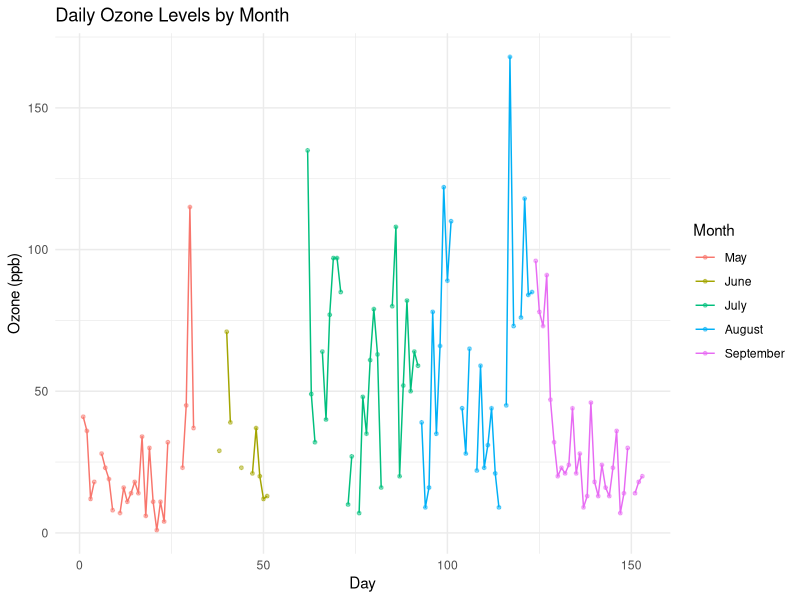
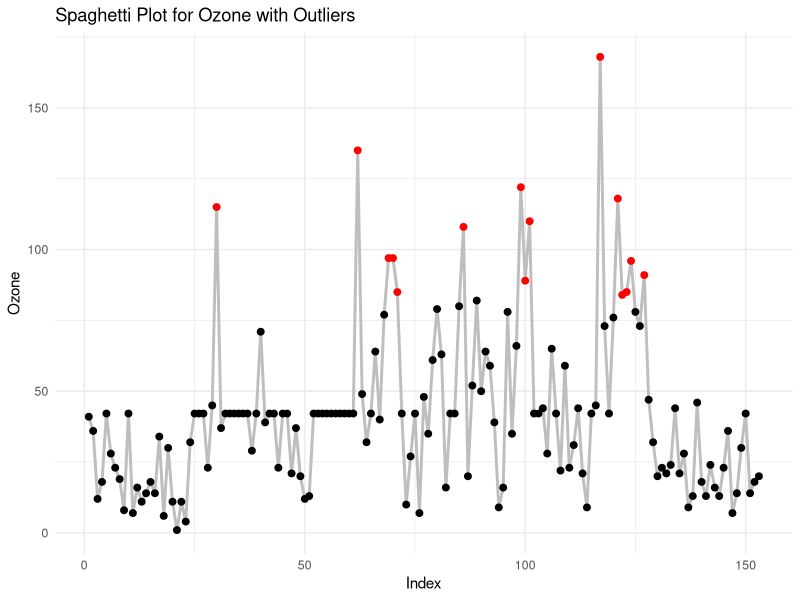

These figures' R source, in order:
## ---- chunk 1
knitr::opts_chunk$set(echo = TRUE)
## ---- chunk 2
library(tidyverse)
library(ggplot2)
## ---- chunk 3
data("airquality")
head(airquality)
## ---- chunk 4
# Adding a unique identifier for each day
airquality$DayID <- 1:nrow(airquality)

# Convert Month to a factor for better plotting
airquality$Month <- factor(airquality$Month, labels = c("May", "June", "July", "August", "September"))

# Create the spaghetti plot using ggplot
ggplot(airquality, aes(x = DayID, y = Ozone, group = Month, color = Month)) +
  geom_line() + # Add lines
  geom_point(size = 1, alpha = 0.5) + # Add points
  theme_minimal() + # Use a minimal theme
  labs(title = "Daily Ozone Levels by Month",
       x = "Day",
       y = "Ozone (ppb)",
       color = "Month") +
  theme(legend.position = "right") # Position the legend
## ---- chunk 5
missing_data <- sapply(airquality, function(x) sum(is.na(x)))
print(missing_data)
cat("There are", sum(is.na(airquality)), "missing values in the dataset.\n")
## ---- chunk 6
numeric_columns <- sapply(airquality, is.numeric)
airquality_imputed <- airquality
airquality_imputed[numeric_columns] <- lapply(airquality_imputed[numeric_columns], function(x) {
  if(sum(is.na(x)) > 0) {
    x[is.na(x)] <- mean(x, na.rm = TRUE)
  }
  x
})
## ---- chunk 7
ozone <- airquality_imputed$Ozone
qnt <- quantile(ozone, probs=c(.25, .75), na.rm = TRUE)
H <- 1.5 * IQR(ozone, na.rm = TRUE)
outlier_low <- qnt[1] - H
outlier_high <- qnt[2] + H
ozone_outliers <- ifelse(ozone < outlier_low | ozone > outlier_high, TRUE, FALSE)
## ---- chunk 8
airquality_imputed[numeric_columns] <- lapply(airquality_imputed[numeric_columns], function(x) {
  if(sum(is.na(x)) > 0) {
    x[is.na(x)] <- mean(x, na.rm = TRUE)
  }
  x
})
## ---- chunk 9
plot_data <- data.frame(Index = 1:length(ozone), Ozone = ozone, Outlier = ozone_outliers)
## ---- chunk 10
ggplot(plot_data, aes(x = Index, y = Ozone)) +
  geom_line(color = "gray", size = 1) +  # Base line for all Ozone values
  geom_point(aes(color = Outlier), size = 2) +  # Points, colored by outlier status
  scale_color_manual(values = c("FALSE" = "black", "TRUE" = "red")) +  # Color outliers in red
  theme_minimal() +
  labs(title = "Spaghetti Plot for Ozone with Outliers",
       x = "Index",
       y = "Ozone") +
  theme(legend.position = "none")  # Remove legend for clarity
